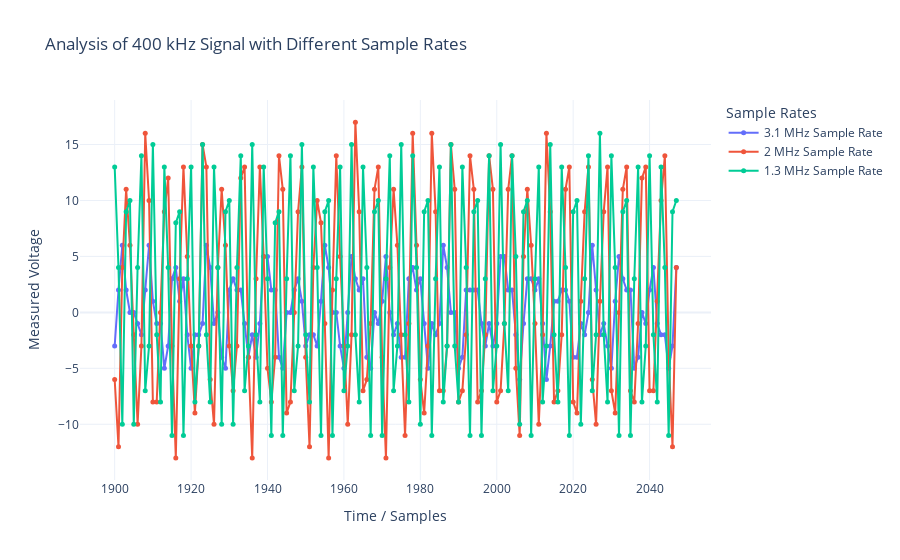

Source (notebook cell):
### Code cell
fig = go.Figure()

fig.add_trace(go.Scatter(
    x=indices,
    y=data_400khz_3100khz,
    mode='lines+markers',
    name="3.1 MHz Sample Rate",
    marker=dict(size=5)
))

fig.add_trace(go.Scatter(
    x=indices,
    y=data_400khz_2000khz,
    mode='lines+markers',
    name="2 MHz Sample Rate",
    marker=dict(size=5)
))

fig.add_trace(go.Scatter(
    x=indices,
    y=data_400khz_1300khz,
    mode='lines+markers',
    name="1.3 MHz Sample Rate",
    marker=dict(size=5)
))

fig.update_layout(
    title="Analysis of 400 kHz Signal with Different Sample Rates",
    xaxis_title="Time / Samples",
    yaxis_title="Measured Voltage",
    legend_title="Sample Rates",
    template="plotly_white"
)

fig.show()

### Figure 1 — Plotly figure (JSON) as saved in the notebook; plotly's stock layout.template omitted (floating-point values rounded to 4 significant figures; data arrays with more than 128 entries replaced by an {"elided": "..."} marker saying what was removed)
{"data": [{"marker": {"size": 5}, "mode": "lines+markers", "name": "3.1 MHz Sample Rate", "type": "scatter", "x": {"elided": "148 int values"}, "y": {"elided": "148 int values"}}, {"marker": {"size": 5}, "mode": "lines+markers", "name": "2 MHz Sample Rate", "type": "scatter", "x": {"elided": "148 int values"}, "y": {"elided": "148 int values"}}, {"marker": {"size": 5}, "mode": "lines+markers", "name": "1.3 MHz Sample Rate", "type": "scatter", "x": {"elided": "148 int values"}, "y": {"elided": "148 int values"}}], "layout": {"legend": {"title": {"text": "Sample Rates"}}, "title": {"text": "Analysis of 400 kHz Signal with Different Sample Rates"}, "xaxis": {"title": {"text": "Time / Samples"}}, "yaxis": {"title": {"text": "Measured Voltage"}}}}
